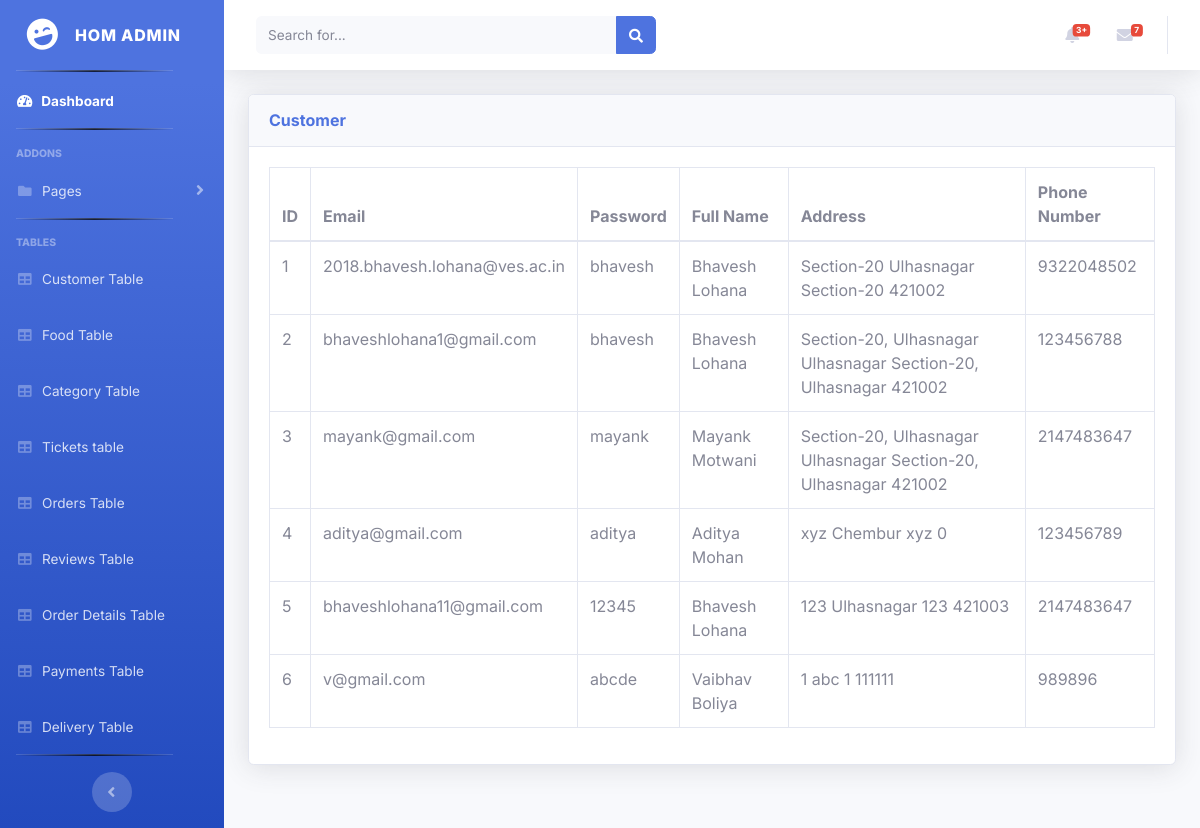
The app's page /admin/tables.php, older data.
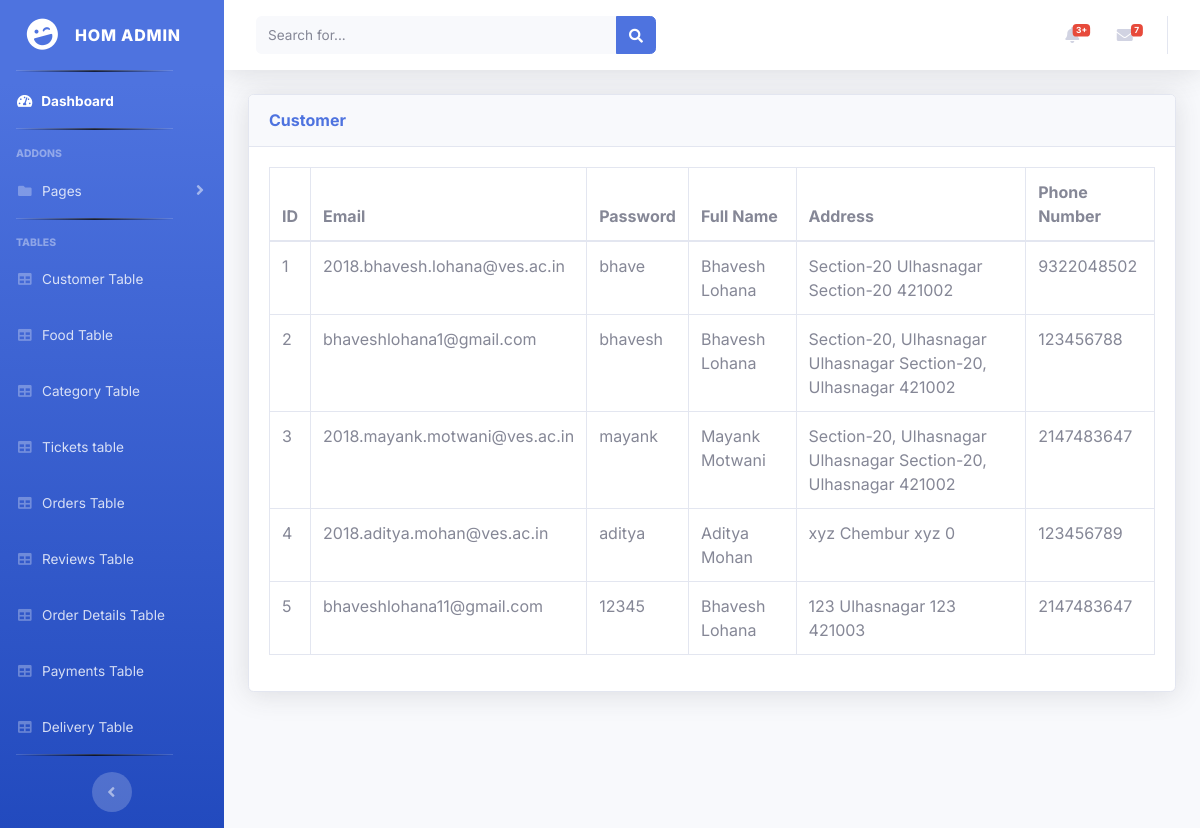
The same page, newer data.
### tables this page shows
CREATE TABLE `customer` (
  `c_id` int(5) NOT NULL,
  `c_email` varchar(40) NOT NULL,
  `c_password` varchar(15) NOT NULL,
  `c_fname` varchar(10) NOT NULL,
  `c_lname` varchar(10) NOT NULL,
  `c_street` varchar(25) NOT NULL,
  `c_city` varchar(25) NOT NULL,
  `c_state` varchar(25) NOT NULL,
  `c_pincode` int(6) NOT NULL,
  `c_phone_number` bigint(12) NOT NULL
);

### admin/tables.php (the view, shortened to what this page needs)
<?php
    $conn=mysqli_connect("localhost", "bhavesh", "test123", "foodorderingsite");
?>
<!DOCTYPE html>
<html>
<head>
<?php
    include('includes/header.php');
    include('includes/navbar.php');
?>
        <div id="content-wrapper" class="d-flex flex-column">
            <div id="content">
                <nav class="navbar navbar-expand navbar-light bg-white topbar mb-4 static-top shadow">
                    <form
                        class="d-none d-sm-inline-block form-inline mr-auto ml-md-3 my-2 my-md-0 mw-100 navbar-search">
                        <div class="input-group">
                            <input type="text" class="form-control bg-light border-0 small" placeholder="Search for..."
                                aria-label="Search" aria-describedby="basic-addon2">
                            <div class="input-group-append">
                                <button class="btn btn-primary" type="button">
                                    <i class="fas fa-search fa-sm"></i>
                                </button>
                            </div>
                        </div>
                    </form>
                    <ul class="navbar-nav ml-auto">
                        <li class="nav-item dropdown no-arrow mx-1">
                            <a class="nav-link dropdown-toggle" href="#" id="alertsDropdown" role="button"
                                data-toggle="dropdown" aria-haspopup="true" aria-expanded="false">
                                <i class="fas fa-bell fa-fw"></i>
                                <span class="badge badge-danger badge-counter">3+</span>
                            </a>
                        </li>
                        <li class="nav-item dropdown no-arrow mx-1">
                            <a class="nav-link dropdown-toggle" href="#" id="messagesDropdown" role="button"
                                data-toggle="dropdown" aria-haspopup="true" aria-expanded="false">
                                <i class="fas fa-envelope fa-fw"></i>
                                <span class="badge badge-danger badge-counter">7</span>
                            </a>
                        </li>
                    </ul>
                </nav>
                <div class="container-fluid">
                    <div class="card shadow mb-4">
                        <div class="card-header py-3">
                            <h6 class="m-0 font-weight-bold text-primary">Customer</h6>
                        </div>
                        <div class="card-body">
                            <div class="table-responsive">
                                <table class="table table-bordered" id="dataTable" width="100%" cellspacing="0">
                                    <thead>
                                        <tr>
                                            <th>ID</th>
                                            <th>Email</th>
                                            <th>Password</th>
                                            <th>Full Name</th>
                                            <th>Address</th>
                                            <th>Phone Number</th>
                                        </tr>
                                    </thead>
                                    <tbody>
                                        <?php
                                            $query="SELECT * from customer";
                                            $result = mysqli_query($conn, $query);
                                            $customers = mysqli_fetch_all($result, MYSQLI_ASSOC);
                                            foreach($customers as $customer) {
                                                echo "<tr>
                                                <td>{$customer['c_id']}</td>
                                                <td>{$customer['c_email']}</td>
                                                <td>{$customer['c_password']}</td>
                                                <td>{$customer['c_fname']} {$customer['c_lname']}</td>
                                                <td>{$customer['c_street']} {$customer['c_city']} {$customer['c_street']} {$customer['c_pincode']}</td>
                                                <td>{$customer['c_phone_number']}</td>
                                                </tr>";
                                            }
                                        ?>
                                    </tbody>
                                </table>
                            </div>
                        </div>
                    </div>
                </div>
            </div>
</body>
</html>

### admin/includes/header.php (shortened to what this page needs)
<!DOCTYPE html>
<html lang="en">
<head>
    <link href="vendor/fontawesome-free/css/all.min.css" rel="stylesheet" type="text/css">
    <link rel="stylesheet" href="https://stackpath.bootstrapcdn.com/font-awesome/4.7.0/css/font-awesome.min.css">
    <link href="css/sb-admin-2.min.css" rel="stylesheet">
    <link rel="stylesheet" type="text/css" href="../css/styles.css">
</head>
<body id="page-top">
    <div id="wrapper">

### admin/includes/navbar.php (shortened to what this page needs)
<ul class="navbar-nav bg-gradient-primary sidebar sidebar-dark accordion" id="accordionSidebar">
    <a class="sidebar-brand d-flex align-items-center justify-content-center" href="admin-index.php">
        <div class="sidebar-brand-icon rotate-n-15">
            <i class="fas fa-laugh-wink"></i>
        </div>
        <div class="sidebar-brand-text mx-3">HOM Admin</div>
    </a>
    <hr class="sidebar-divider my-0">
    <li class="nav-item active">
        <a class="nav-link" href="admin-index.php">
            <i class="fas fa-fw fa-tachometer-alt"></i>
            <span>Dashboard</span></a>
    </li>
    <hr class="sidebar-divider">
    <div class="sidebar-heading">
        Addons
    </div>
    <li class="nav-item">
        <a class="nav-link collapsed" href="#" data-toggle="collapse" data-target="#collapsePages"
            aria-expanded="true" aria-controls="collapsePages">
            <i class="fas fa-fw fa-folder"></i>
            <span>Pages</span>
        </a>
    </li>
    <hr class="sidebar-divider my-0">
    <div class="sidebar-heading" style="padding-top: 15px;">
        Tables
    </div>
    <li class="nav-item">
        <a class="nav-link" href="tables.php">
            <i class="fas fa-fw fa-table"></i>
            <span>Customer Table</span></a>
    </li>
    <li class="nav-item">
        <a class="nav-link" href="food.php">
            <i class="fas fa-fw fa-table"></i>
            <span>Food Table</span></a>
    </li>
    <li class="nav-item">
        <a class="nav-link" href="category.php">
            <i class="fas fa-fw fa-table"></i>
            <span>Category Table</span></a>
    </li>
    <li class="nav-item">
        <a class="nav-link" href="tickets.php">
            <i class="fas fa-fw fa-table"></i>
            <span>Tickets table</span></a>
    </li>
    <li class="nav-item">
        <a class="nav-link" href="orders.php">
            <i class="fas fa-fw fa-table"></i>
            <span>Orders Table</span></a>
    </li>
    <li class="nav-item">
        <a class="nav-link" href="reviews.php">
            <i class="fas fa-fw fa-table"></i>
            <span>Reviews Table</span></a>
    </li>
    <li class="nav-item">
        <a class="nav-link" href="order_details.php">
            <i class="fas fa-fw fa-table"></i>
            <span>Order Details Table</span></a>
    </li>
    <li class="nav-item">
        <a class="nav-link" href="payment.php">
            <i class="fas fa-fw fa-table"></i>
            <span>Payments Table</span></a>
    </li>
    <li class="nav-item">
        <a class="nav-link" href="delivery.php">
            <i class="fas fa-fw fa-table"></i>
            <span>Delivery Table</span></a>
    </li>
    <hr class="sidebar-divider d-none d-md-block">
    <div class="text-center d-none d-md-inline">
        <button class="rounded-circle border-0" id="sidebarToggle"></button>
    </div>
</ul>

### css/styles.css (style rules this page uses)
* { padding: 0; margin: 0; box-sizing: border-box; font-family: 'Inter', sans-serif; }
hr { width: 70%; margin: auto; border: 0; height: 1px; background-image: linear-gradient(to right, rgba(0, 0, 0, 0), rgba(0, 0, 0, 0.75), rgba(0, 0, 0, 0)); }

Row changes from the older to the newer data that the page shows:
removed customer: c_id "6", c_email "v@gmail.com", c_password "abcde", c_fname "Vaibhav", c_lname "Boliya", c_street "1", c_city "abc", c_pincode "111111", c_phone_number "989896"
changed customer "Section-20": c_password "bhavesh" → "bhave"
changed customer "mayank": c_email "mayank@gmail.com" → "2018.mayank.motwani@ves.ac.in"
changed customer "aditya": c_email "aditya@gmail.com" → "2018.aditya.mohan@ves.ac.in"
